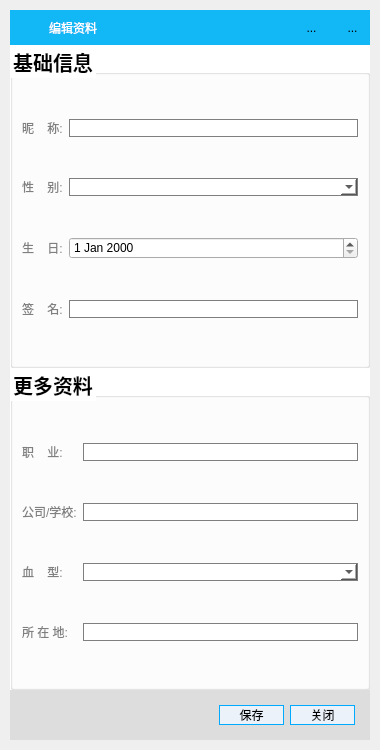
<?xml version="1.0" encoding="UTF-8"?>
<ui version="4.0">
 <class>ChangeData</class>
 <widget class="QWidget" name="ChangeData">
  <property name="geometry">
   <rect>
    <x>0</x>
    <y>0</y>
    <width>380</width>
    <height>750</height>
   </rect>
  </property>
  <property name="minimumSize">
   <size>
    <width>380</width>
    <height>750</height>
   </size>
  </property>
  <property name="maximumSize">
   <size>
    <width>380</width>
    <height>750</height>
   </size>
  </property>
  <property name="windowTitle">
   <string>Form</string>
  </property>
  <layout class="QVBoxLayout" name="verticalLayout">
   <property name="spacing">
    <number>0</number>
   </property>
   <property name="leftMargin">
    <number>10</number>
   </property>
   <property name="topMargin">
    <number>10</number>
   </property>
   <property name="rightMargin">
    <number>10</number>
   </property>
   <property name="bottomMargin">
    <number>10</number>
   </property>
   <item>
    <widget class="QWidget" name="widget" native="true">
     <property name="minimumSize">
      <size>
       <width>0</width>
       <height>35</height>
      </size>
     </property>
     <property name="maximumSize">
      <size>
       <width>16777215</width>
       <height>35</height>
      </size>
     </property>
     <property name="styleSheet">
      <string notr="true">QWidget
{
	background-color:rgb(18,183,245);
}</string>
     </property>
     <layout class="QHBoxLayout" name="horizontalLayout">
      <property name="leftMargin">
       <number>8</number>
      </property>
      <property name="topMargin">
       <number>0</number>
      </property>
      <property name="rightMargin">
       <number>0</number>
      </property>
      <property name="bottomMargin">
       <number>0</number>
      </property>
      <item>
       <widget class="QLabel" name="label">
        <property name="sizePolicy">
         <sizepolicy hsizetype="Preferred" vsizetype="Preferred">
          <horstretch>0</horstretch>
          <verstretch>0</verstretch>
         </sizepolicy>
        </property>
        <property name="minimumSize">
         <size>
          <width>25</width>
          <height>25</height>
         </size>
        </property>
        <property name="maximumSize">
         <size>
          <width>25</width>
          <height>25</height>
         </size>
        </property>
        <property name="text">
         <string/>
        </property>
        <property name="pixmap">
         <pixmap resource="lib.qrc">:/lib/Loge.png</pixmap>
        </property>
        <property name="scaledContents">
         <bool>true</bool>
        </property>
       </widget>
      </item>
      <item>
       <widget class="QLabel" name="label_2">
        <property name="minimumSize">
         <size>
          <width>65</width>
          <height>25</height>
         </size>
        </property>
        <property name="maximumSize">
         <size>
          <width>65</width>
          <height>25</height>
         </size>
        </property>
        <property name="styleSheet">
         <string notr="true">color:white;</string>
        </property>
        <property name="text">
         <string>编辑资料</string>
        </property>
       </widget>
      </item>
      <item>
       <spacer name="horizontalSpacer">
        <property name="orientation">
         <enum>Qt::Horizontal</enum>
        </property>
        <property name="sizeHint" stdset="0">
         <size>
          <width>165</width>
          <height>20</height>
         </size>
        </property>
       </spacer>
      </item>
      <item>
       <widget class="QToolButton" name="MiniBtn">
        <property name="minimumSize">
         <size>
          <width>35</width>
          <height>35</height>
         </size>
        </property>
        <property name="maximumSize">
         <size>
          <width>35</width>
          <height>35</height>
         </size>
        </property>
        <property name="focusPolicy">
         <enum>Qt::ClickFocus</enum>
        </property>
        <property name="toolTip">
         <string>最小化</string>
        </property>
        <property name="toolTipDuration">
         <number>-1</number>
        </property>
        <property name="styleSheet">
         <string notr="true">QToolButton:hover
{
	background-color:rgba(200, 200, 200,85);
}
QToolButton:pressed
{
	background-color:rgba(220,220,220,85);
}
</string>
        </property>
        <property name="text">
         <string>...</string>
        </property>
        <property name="icon">
         <iconset resource="lib.qrc">
          <normaloff>:/lib/zuixiaohua.png</normaloff>:/lib/zuixiaohua.png</iconset>
        </property>
        <property name="autoRaise">
         <bool>true</bool>
        </property>
       </widget>
      </item>
      <item>
       <widget class="QToolButton" name="CloseBtn">
        <property name="minimumSize">
         <size>
          <width>35</width>
          <height>35</height>
         </size>
        </property>
        <property name="maximumSize">
         <size>
          <width>35</width>
          <height>35</height>
         </size>
        </property>
        <property name="focusPolicy">
         <enum>Qt::ClickFocus</enum>
        </property>
        <property name="toolTip">
         <string>关闭</string>
        </property>
        <property name="styleSheet">
         <string notr="true">QToolButton:hover 
{
	background-color:rgb(255, 0, 0);
}
QToolButton:pressed
{
	background-color:rgb(170, 0, 0);
}
</string>
        </property>
        <property name="text">
         <string>...</string>
        </property>
        <property name="icon">
         <iconset resource="lib.qrc">
          <normaloff>:/lib/guanbi.png</normaloff>:/lib/guanbi.png</iconset>
        </property>
        <property name="autoRaise">
         <bool>true</bool>
        </property>
       </widget>
      </item>
     </layout>
    </widget>
   </item>
   <item>
    <widget class="QGroupBox" name="groupBox">
     <property name="styleSheet">
      <string notr="true">QGroupBox
{
	font-size:20px;
 	font-weight:bold;
	background-color:white;
}</string>
     </property>
     <property name="title">
      <string>基础信息</string>
     </property>
     <layout class="QGridLayout" name="gridLayout">
      <item row="0" column="0">
       <widget class="QLabel" name="label_3">
        <property name="styleSheet">
         <string notr="true">QLabel
{
	color:rgb(127,127,127);
}</string>
        </property>
        <property name="text">
         <string>昵    称:</string>
        </property>
       </widget>
      </item>
      <item row="0" column="1">
       <widget class="QLineEdit" name="nickname">
        <property name="styleSheet">
         <string notr="true">QLineEdit
{
	border-color:rgb(127,127,127);
	border-style:solid;
	border-width:1px;
}
QLineEdit:hover
{
	border-color:rgb(18,183,245);
	border-style:solid;
	border-width:1px;
}
QLineEdit:press
{
	border-color:rgb(0, 255, 255);
	border-style:solid;
	border-width:1px;
}</string>
        </property>
       </widget>
      </item>
      <item row="1" column="0">
       <widget class="QLabel" name="label_5">
        <property name="styleSheet">
         <string notr="true">QLabel
{
	color:rgb(127,127,127);
}</string>
        </property>
        <property name="text">
         <string>性    别:</string>
        </property>
       </widget>
      </item>
      <item row="1" column="1">
       <widget class="QComboBox" name="sex">
        <property name="styleSheet">
         <string notr="true">QComboBox
{
	background-color:white;
	border-style:solid;
	border-width:1px;
	border-color:rgb(127,127,127);
}
QComboBox:hover
{
	background-color:white;
	border-style:solid;
	border-width:1px;
	border-color:rgb(18,183,245);
}
QComboBox:press
{
	background-color:white;
	border-style:solid;
	border-width:1px;
	border-color:rgb(0,255,255);
}</string>
        </property>
       </widget>
      </item>
      <item row="2" column="0">
       <widget class="QLabel" name="label_4">
        <property name="styleSheet">
         <string notr="true">QLabel
{
	color:rgb(127,127,127);
}</string>
        </property>
        <property name="text">
         <string>生    日:</string>
        </property>
       </widget>
      </item>
      <item row="2" column="1">
       <widget class="QDateEdit" name="birthday"/>
      </item>
      <item row="3" column="0">
       <widget class="QLabel" name="label_6">
        <property name="styleSheet">
         <string notr="true">QLabel
{
	color:rgb(127,127,127);
}</string>
        </property>
        <property name="text">
         <string>签    名:</string>
        </property>
       </widget>
      </item>
      <item row="3" column="1">
       <widget class="QLineEdit" name="signature">
        <property name="styleSheet">
         <string notr="true">QLineEdit
{
	border-color:rgb(127,127,127);
	border-style:solid;
	border-width:1px;
}
QLineEdit:hover
{
	border-color:rgb(18,183,245);
	border-style:solid;
	border-width:1px;
}
QLineEdit:press
{
	border-color:rgb(0, 255, 255);
	border-style:solid;
	border-width:1px;
}</string>
        </property>
       </widget>
      </item>
     </layout>
    </widget>
   </item>
   <item>
    <widget class="QGroupBox" name="groupBox_2">
     <property name="styleSheet">
      <string notr="true">QGroupBox
{
	font-size:20px;
 	font-weight:bold;
	background-color:white;
}</string>
     </property>
     <property name="title">
      <string>更多资料</string>
     </property>
     <layout class="QGridLayout" name="gridLayout_2">
      <item row="0" column="0">
       <widget class="QLabel" name="label_7">
        <property name="styleSheet">
         <string notr="true">QLabel
{
	color:rgb(127,127,127);
}</string>
        </property>
        <property name="text">
         <string>职    业:</string>
        </property>
       </widget>
      </item>
      <item row="0" column="1">
       <widget class="QLineEdit" name="work">
        <property name="styleSheet">
         <string notr="true">QLineEdit
{
	border-color:rgb(127,127,127);
	border-style:solid;
	border-width:1px;
}
QLineEdit:hover
{
	border-color:rgb(18,183,245);
	border-style:solid;
	border-width:1px;
}
QLineEdit:press
{
	border-color:rgb(0, 255, 255);
	border-style:solid;
	border-width:1px;
}</string>
        </property>
       </widget>
      </item>
      <item row="1" column="0">
       <widget class="QLabel" name="label_8">
        <property name="styleSheet">
         <string notr="true">QLabel
{
	color:rgb(127,127,127);
}</string>
        </property>
        <property name="text">
         <string>公司/学校:</string>
        </property>
       </widget>
      </item>
      <item row="1" column="1">
       <widget class="QLineEdit" name="school">
        <property name="styleSheet">
         <string notr="true">QLineEdit
{
	border-color:rgb(127,127,127);
	border-style:solid;
	border-width:1px;
}
QLineEdit:hover
{
	border-color:rgb(18,183,245);
	border-style:solid;
	border-width:1px;
}
QLineEdit:press
{
	border-color:rgb(0, 255, 255);
	border-style:solid;
	border-width:1px;
}</string>
        </property>
       </widget>
      </item>
      <item row="2" column="0">
       <widget class="QLabel" name="label_10">
        <property name="styleSheet">
         <string notr="true">QLabel
{
	color:rgb(127,127,127);
}</string>
        </property>
        <property name="text">
         <string>血    型:</string>
        </property>
       </widget>
      </item>
      <item row="2" column="1">
       <widget class="QComboBox" name="blood">
        <property name="styleSheet">
         <string notr="true">QComboBox
{
	background-color:white;
	border-style:solid;
	border-width:1px;
	border-color:rgb(127,127,127);
}
QComboBox:hover
{
	background-color:white;
	border-style:solid;
	border-width:1px;
	border-color:rgb(18,183,245);
}
QComboBox:press
{
	background-color:white;
	border-style:solid;
	border-width:1px;
	border-color:rgb(0,255,255);
}</string>
        </property>
       </widget>
      </item>
      <item row="3" column="0">
       <widget class="QLabel" name="label_9">
        <property name="styleSheet">
         <string notr="true">QLabel
{
	color:rgb(127,127,127);
}</string>
        </property>
        <property name="text">
         <string>所 在 地:</string>
        </property>
       </widget>
      </item>
      <item row="3" column="1">
       <widget class="QLineEdit" name="location">
        <property name="styleSheet">
         <string notr="true">QLineEdit
{
	border-color:rgb(127,127,127);
	border-style:solid;
	border-width:1px;
}
QLineEdit:hover
{
	border-color:rgb(18,183,245);
	border-style:solid;
	border-width:1px;
}
QLineEdit:press
{
	border-color:rgb(0, 255, 255);
	border-style:solid;
	border-width:1px;
}</string>
        </property>
       </widget>
      </item>
     </layout>
    </widget>
   </item>
   <item>
    <widget class="QWidget" name="widget_2" native="true">
     <property name="minimumSize">
      <size>
       <width>0</width>
       <height>50</height>
      </size>
     </property>
     <property name="maximumSize">
      <size>
       <width>16777215</width>
       <height>50</height>
      </size>
     </property>
     <property name="styleSheet">
      <string notr="true">QWidget
{
	background-color:rgb(221,221,221);
}</string>
     </property>
     <layout class="QHBoxLayout" name="horizontalLayout_2">
      <property name="leftMargin">
       <number>0</number>
      </property>
      <property name="topMargin">
       <number>0</number>
      </property>
      <property name="rightMargin">
       <number>15</number>
      </property>
      <property name="bottomMargin">
       <number>0</number>
      </property>
      <item>
       <spacer name="horizontalSpacer_2">
        <property name="orientation">
         <enum>Qt::Horizontal</enum>
        </property>
        <property name="sizeHint" stdset="0">
         <size>
          <width>200</width>
          <height>20</height>
         </size>
        </property>
       </spacer>
      </item>
      <item>
       <widget class="QPushButton" name="Save">
        <property name="sizePolicy">
         <sizepolicy hsizetype="Minimum" vsizetype="Fixed">
          <horstretch>0</horstretch>
          <verstretch>0</verstretch>
         </sizepolicy>
        </property>
        <property name="minimumSize">
         <size>
          <width>65</width>
          <height>20</height>
         </size>
        </property>
        <property name="maximumSize">
         <size>
          <width>65</width>
          <height>20</height>
         </size>
        </property>
        <property name="focusPolicy">
         <enum>Qt::ClickFocus</enum>
        </property>
        <property name="styleSheet">
         <string notr="true">QPushButton
{
	background-color:rgb(235,242,250);
	border-style:solid;
	border-width:1px;
	border-color:rgb(0, 170, 255);
}
QPushButton:hover
{
	background-color:rgba(0, 170, 255,50);
	border-style:solid;
	border-width:1px;
	border-color:rgb(116, 186, 220);
}
QPushButton:press
{
	background-color:rgb(235,242,250);
	border-style:solid;
	border-width:1px;
	border-color:rgb(0, 170, 255);
}</string>
        </property>
        <property name="text">
         <string>保存</string>
        </property>
       </widget>
      </item>
      <item>
       <widget class="QPushButton" name="Close">
        <property name="minimumSize">
         <size>
          <width>65</width>
          <height>20</height>
         </size>
        </property>
        <property name="maximumSize">
         <size>
          <width>65</width>
          <height>20</height>
         </size>
        </property>
        <property name="focusPolicy">
         <enum>Qt::ClickFocus</enum>
        </property>
        <property name="styleSheet">
         <string notr="true">QPushButton
{
	background-color:rgb(235,242,250);
	border-style:solid;
	border-width:1px;
	border-color:rgb(0, 170, 255);
}
QPushButton:hover
{
	background-color:rgba(0, 170, 255,50);
	border-style:solid;
	border-width:1px;
	border-color:rgb(116, 186, 220);
}
QPushButton:press
{
	background-color:rgb(235,242,250);
	border-style:solid;
	border-width:1px;
	border-color:rgb(0, 170, 255);
}</string>
        </property>
        <property name="text">
         <string>关闭</string>
        </property>
       </widget>
      </item>
     </layout>
    </widget>
   </item>
  </layout>
 </widget>
 <resources>
  <include location="lib.qrc"/>
 </resources>
 <connections/>
</ui>
